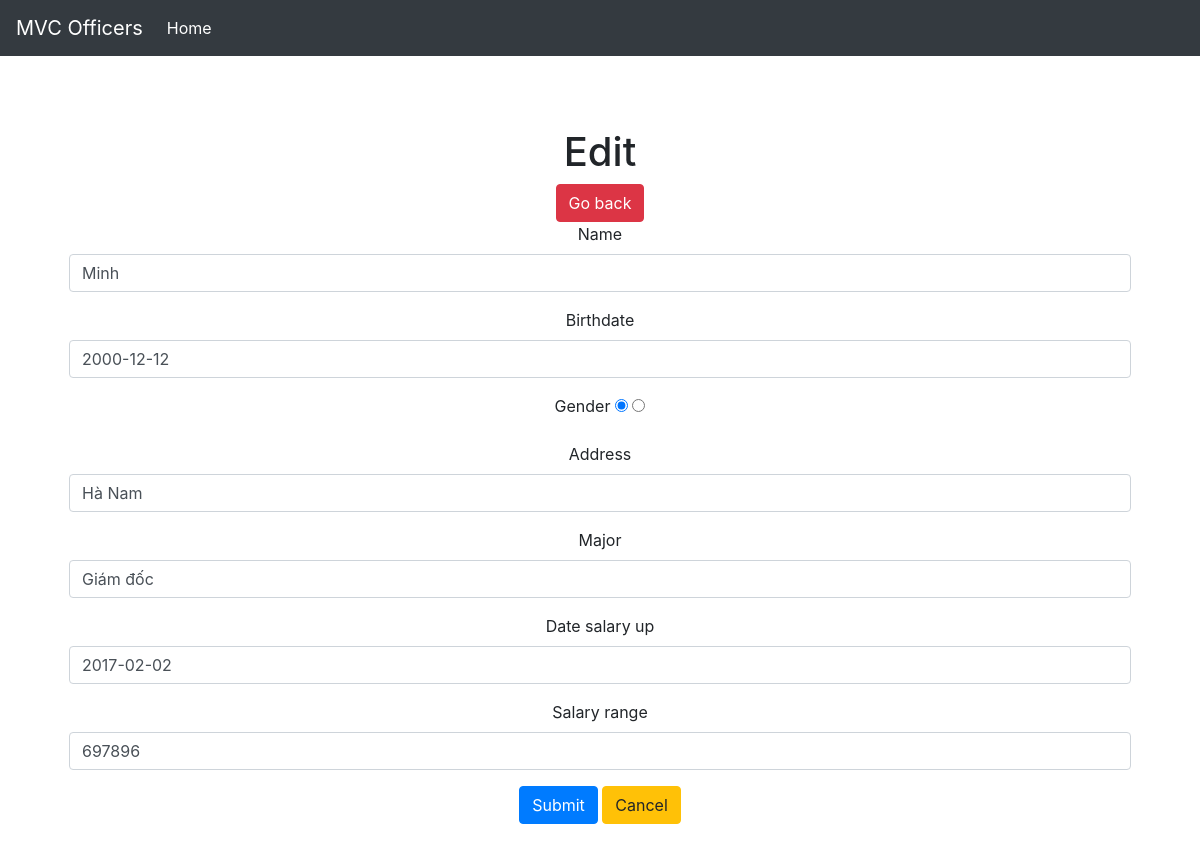
The page /MVC1/engineerController/edit/0 on the database its author committed.
### tables this page shows
CREATE TABLE `engineers` (
  `id` int(11) NOT NULL,
  `name` varchar(30) NOT NULL,
  `birthdate` date NOT NULL,
  `gender` varchar(3) NOT NULL,
  `address` varchar(30) NOT NULL,
  `major` varchar(35) NOT NULL,
  `date_salary_up` date NOT NULL,
  `salary_range` double NOT NULL
);

### MVC1/Controllers/engineerController.php (called while the page is built, shortened)
<?php
    class engineerController extends Controller
    {
        private $engRepo;
        public function __construct()
        {
            $this->engModel=new EngineerModel();
            $this->engRepo=new EngineerRepository($this->engModel);
        }
        public function edit($id)
        {
            $array_edit=$this->engRepo->getOne($id);
            $this->render("edit");
        }
    }

### MVC1/Dispathcher.php (called while the page is built, shortened)
<?php
class Dispathcher
{
    public function dispatch()
    {
        $this->request = new Request();
        $controller = $this->loadController();
        call_user_func_array([$controller, $this->request->action], $this->request->params);
    }
    public function loadController()
    {
        $controller = new $name();
        return $controller;
    }
}
?>

### MVC1/Webroot/index.php (called while the page is built, shortened)
<?php
     $dispathcher=new Dispathcher();
     $dispathcher->dispatch();

### MVC1/Core/Model.php (called while the page is built, shortened)
<?php
    class Model
    {
        protected $name;
        protected $birthdate;
        protected $address;
        public function setName($name)
        {
            $this->name=$name;
        }
        public function getName()
        {
            return $this->name;
        }
        public function setBirthdate($birth)
        {
            $this->birthdate=$birth;
        }
        public function getBirthdate()
        {
            return $this->birthdate;
        }
        public function setAdress($add)
        {
            $this->address=$add;
        }
        public function getAdress()
        {
            return $this->address;
        }
    }

### MVC1/Core/ResourceModel.php (called while the page is built, shortened)
<?php
    class ResourceModel implements ResourceModelInterface
    {
        private $table;
        private $id;
        public function _init($table,$id,$model)
        {
            $this->table=$table;
            $this->id=$id;
        }
        public function getSingleInfo($id)
        {
            $conn=Database::getBdd();
            $sql="SELECT * FROM ".$this->table." WHERE ".$this->id."=?";
            $stmt=$conn->prepare($sql);
            $stmt->bindParam(1,$id);
            $stmt->setFetchMode(PDO::FETCH_ASSOC);
            $stmt->execute();
            return $stmt->fetch();
        }
    }

### MVC1/Models/EngineerRepository.php (called while the page is built, shortened)
<?php
    class EngineerRepository
    {
        public $engRepo;
        public function __construct(EngineerModel $em)
        {
           $this->engRepo=new EngineerResourceModel($em);
        }
        public function getOne($id)
        {
            return $this->engRepo->getSingleInfo($id);
        }
    }

### MVC1/Models/EngineerModel.php (called while the page is built, shortened)
<?php
    class EngineerModel extends Model
    {
        protected $major;
        protected $date_salary_up;
        protected $salary_range;
        public function __construct()
        {
            $this->major="";
            $this->date_salary_up="";
            $this->salary_range="";
        }
        public function setMajor($major)
        {
            $this->major=$major;
        }
        public function getMajor()
        {
            return $this->major;
        }
        public function setDate($date)
        {
            $this->date_salary_up=$date;
        }
        public function getDate()
        {
            return $this->date_salary_up;
        }
        public function setRange($range)
        {
            $this->salary_range=$range;
        }
        public function getRange()
        {
            return $this->salary_range;
        }
    }

### MVC1/Views/Engineer/edit.php (the view)
<h1>Edit</h1>
<a class="btn btn-danger" href="/MVC1/engineerController/index">Go back</a>
<form method='post' action='#'>
    <div class="form-group">
        <label for="name">Name</label>
        <input type="text" class="form-control" id="name" placeholder="Enter a name" name="name" value="<?=$edits->getName()?>">
    </div>
    <div class="form-group">
        <label for="description">Birthdate</label>
        <input type="text" class="form-control" id="birth" placeholder="Enter a birthdate" name="birth" value="<?=$edits->getBirthdate()?>">
    </div>
    <div class="form-group">
        <label for="description">Gender</label>
        <input type="radio" value="Nam" name="gender" id="gender" checked>
        <input type="radio" value="Nữ" name="gender" id="gender">
    </div>
    <div class="form-group">
        <label for="description">Address</label>
        <input type="text" class="form-control" name="address" id="address"  placeholder="Enter address"  value="<?=$edits->getAdress()?>">
    </div>
    <div class="form-group">
        <label for="description">Major</label>
        <input type="text"  name="major" id="major"  placeholder="Enter position" class="form-control" value="<?=$edits->getMajor()?>">
    </div>
    <div class="form-group">
        <label for="description">Date salary up</label>
        <input type="text"  name="date" id="date"  placeholder="Enter date" class="form-control" value="<?=$edits->getDate()?>">
    </div>
    <div class="form-group">
        <label for="description">Salary range</label>
        <input type="text"  name="range" id="range"  placeholder="Enter range" class="form-control" value="<?=$edits->getRange()?>">
    </div>
    <button type="submit" class="btn btn-primary" id="send">Submit</button>
    <button type="reset" class="btn btn-warning" >Cancel</button>
</form>

### MVC1/Views/Layouts/default.php (style rules this page uses)
body { padding-top: 5rem; }

### rows shown on the page
engineers: name "Minh", birth "2000-12-12", address "Hà Nam", major "Giám đốc", date "2017-02-02", range "697896"
